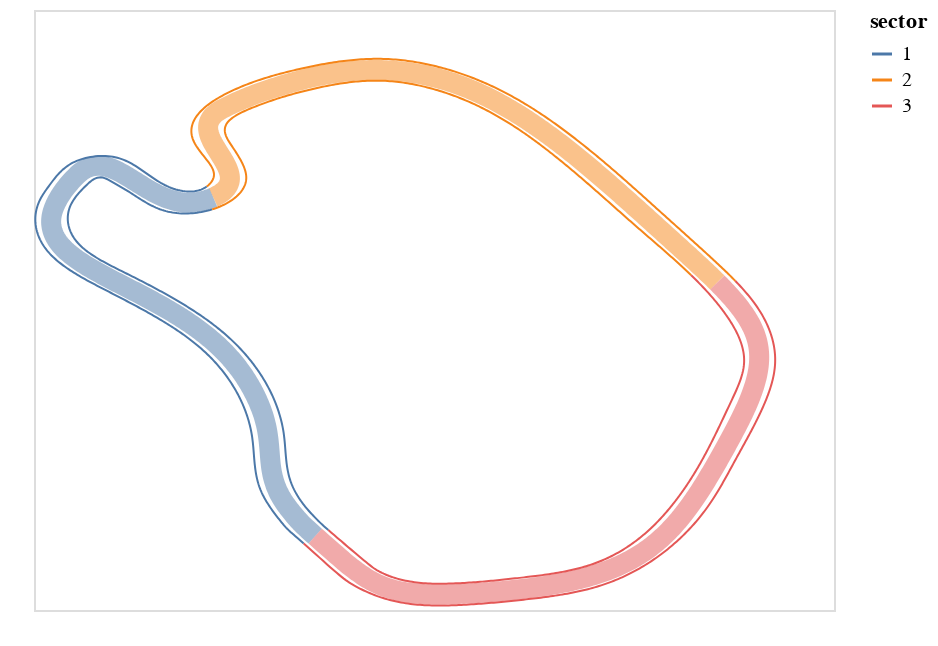

Notebook code for this chart:
### Code cell
curve_options = {
    "middle": c.middle_curve,
    "interior": c.interior_curve,
    "exterior": c.exterior_curve,
}

df = pd.DataFrame(columns=["x", "y", "sector", "index", "curve"])

for track_name, track in curve_options.items():
    start = track.t[0]
    end = track.t[-1]
    precision = 1000
    sectors = 3
    curve_df = pd.DataFrame(columns=["x", "y", "sector", "index"])

    for i in range(sectors):
        sector_start = start if i == 0 else end * i/sectors
        sector_end = end * (i+1)/sectors
        sector = np.linspace(sector_start, sector_end, num=precision//sectors)
        gamma = track(sector)
        sector_df = pd.DataFrame(gamma, columns=["x", "y"])
        sector_df["index"] = sector_df.index
        sector_df["sector"] = i + 1
        curve_df = pd.concat([curve_df, sector_df])

    curve_df["curve"] = track_name
    df = pd.concat([df, curve_df])

alt.Chart(df).mark_line().encode(
    x=alt.X("x", axis=None),
    y=alt.Y("y", axis=None),
    color=alt.Color("sector:N"),
    order="index",
    detail="curve:N",
    strokeWidth=alt.condition(
        alt.datum.curve == "middle",
        alt.value(10),
        alt.value(1)),
    strokeOpacity=alt.condition(
        alt.datum.curve == "middle",
        alt.value(0.5),
        alt.value(1))  
)

### Figure 1 — Vega-Lite specification as saved in the notebook (floating-point values rounded to 4 significant figures; data arrays with more than 128 entries replaced by an {"elided": "..."} marker saying what was removed)
{"config": {"view": {"continuousWidth": 400, "continuousHeight": 300}}, "data": {"name": "data-dcb135dca3eda4667c883f1d257cbf4f"}, "mark": "line", "encoding": {"color": {"field": "sector", "type": "nominal"}, "detail": {"field": "curve", "type": "nominal"}, "order": {"field": "index", "type": "quantitative"}, "strokeOpacity": {"condition": {"value": 0.5, "test": "(datum.curve === 'middle')"}, "value": 1}, "strokeWidth": {"condition": {"value": 10, "test": "(datum.curve === 'middle')"}, "value": 1}, "x": {"axis": null, "field": "x", "type": "quantitative"}, "y": {"axis": null, "field": "y", "type": "quantitative"}}, "$schema": "https://vega.github.io/schema/vega-lite/v4.17.0.json", "datasets": {"data-dcb135dca3eda4667c883f1d257cbf4f": {"elided": "2997 records"}}}
